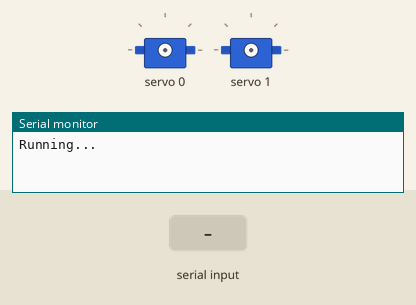
The sketch below on a simulated Arduino Mega 2560, built with avr-gcc and run on an emulated ATmega2560. Shown: 2 × servo, the last lines printed to the serial monitor. The test bench sets the inputs (shaded band).

Above: at 1.2 s.
1.3 s: "90,45\n" received over Serial
At 2.1 s:
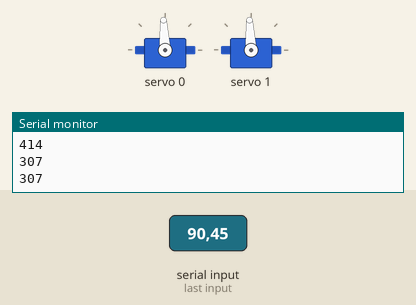
At 3.5 s:
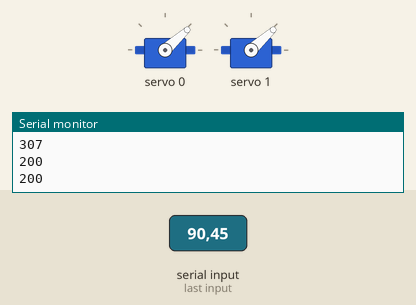
3.8 s: "30,150\n" received over Serial
At 4.6 s:
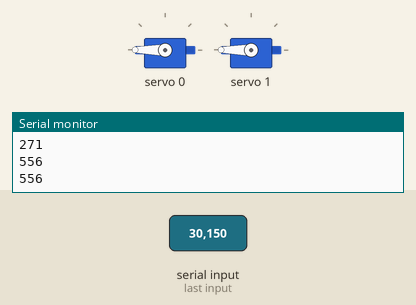
Timing chart, 0 to 6.8 s (numbered marks = the images above; inputs shaded):
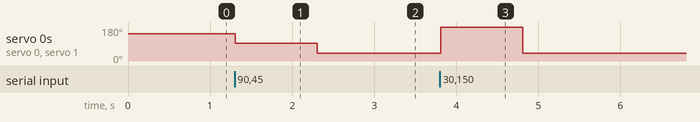

The sketch:

handy_andy_testing_1.ino
```cpp
/*
Initial testing and calibration of servo motors connected to the
Adeept HAT, which is wired to the Arduino Mega 2560 R3 board.

Connections from HAT P1 Header to Arduino:
Pin 1 (3.3V) -> 3.3V
Pin 3 (SDA1) -> 20 (SDA)
Pin 5 (SCL1) -> 21 (SCL)
Pin 6 (GND)  -> GND
Referenced from Adeept_RaspClaws-V2.0-20251030/Circuit-Schematic-Adeept_Robot-HAT.pdf
*/

#include <Wire.h>
#include <Adafruit_PWMServoDriver.h>

// Default I2C address for the PCA9685 is 0x40
Adafruit_PWMServoDriver pwm = Adafruit_PWMServoDriver();

// Standard servo pulse widths
#define SERVOMIN  200
#define SERVOMAX  580

int fingerServos[] = {0, 1, 2, 3};
int splayServos[] = {4, 5, 6};
int thumbServos[] = {7, 8};

// Each finger has a different length
float fingerProportionality[] = {1.0, 1.0, 1.0, 1.0};

float angle = 0;

// Writes an angle to the servo, 0 <= degree <= 160
void writeServo(int port, int degree) {
  degree = constrain(degree, 0, 160);
  float exactPulse = (degree - 0.0) * (SERVOMAX - SERVOMIN) / 160.0 + SERVOMIN;
  int pulse = round(exactPulse);
  Serial.println(pulse);
  pwm.setPWM(port, 0, pulse);
}


void setup() {
  Serial.begin(9600);
  Serial.println("Running...");

  pwm.begin();
  pwm.setOscillatorFrequency(25000000);
  pwm.setPWMFreq(50);  // Analog servos run at ~50 Hz
  delay(10);
}

void loop() {

  if (Serial.available() > 0) {
    angle = Serial.parseFloat();
    for (int i = 0; i < 2; i++) {
      writeServo(i, angle);
    }

  }
}
```

Measured:
- after the input at 1.3 s, servo 0, servo 1: 143° → 93° at once, → 42° 1.0 s later
- after the input at 3.8 s, servo 0, servo 1: 42° → 180° at once, → 42° 1.0 s later
